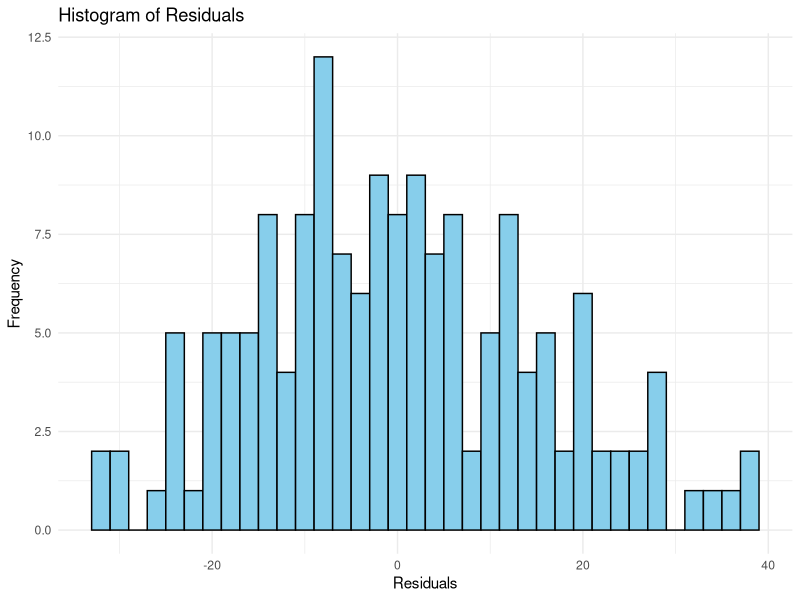
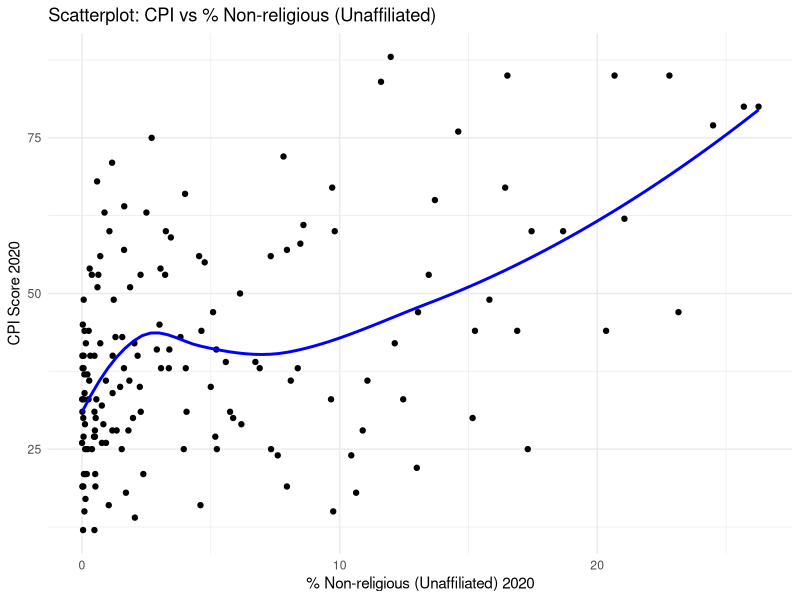
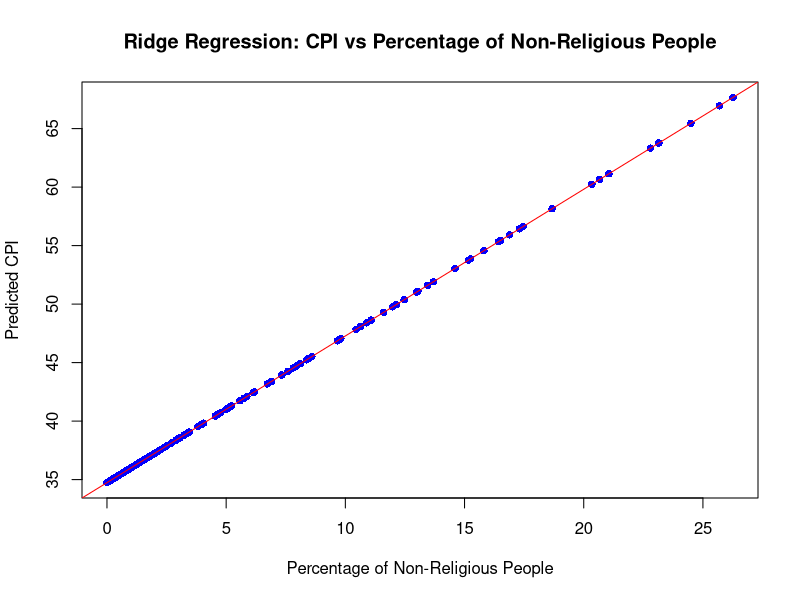

Write R code to recreate these figures, in order.
## ---- chunk 1
# Load tidyverse and readr packages

library(tidyverse)
library(readr)

# Import religion_by_country and corruption_by_country datasets

religion_by_country <- read_csv("religion-by-country-2024.csv")

corruption_by_country <- read_delim("CPI2020_for_merge.csv", delim = ";", escape_double = FALSE, trim_ws = TRUE)

## ---- chunk 2
# We have missing data for 2020 for United State, so we are gonna use the data from 2010 as an alternative

religion_by_country[religion_by_country$country == "United States", c("ReligionByCountry_TotalReligious_2020",  "religionByCountry_christians_2020", 
"religionByCountry_muslims_2020", "religionByCountry_hindus_2020", 
"religionByCountry_buddhists_2020", "religionByCountry_folkReligions_2020", 
"religionByCountry_jews_2020", "religionByCountry_other_2020", 
"religionByCountry_unaffiliated_2020")] <- religion_by_country[religion_by_country$country == "United States", c("total", "religionByCountry_christians", 
"religionByCountry_muslims", "religionByCountry_hindus", 
"religionByCountry_buddhists", "religionByCountry_folkReligions", 
"religionByCountry_jews", "religionByCountry_other", 
"religionByCountry_unaffiliated")]

#This piece of code copies the data for United States from 2010 into 2020 columns
## ---- chunk 3

dput(names(religion_by_country))


# Filter religion_by_country dataset only including the data from 2020

religion_by_country <- religion_by_country %>% select("country", "ReligionByCountry_TotalReligious_2020",  "religionByCountry_christians_2020", 
"religionByCountry_muslims_2020", "religionByCountry_hindus_2020", 
"religionByCountry_buddhists_2020", "religionByCountry_folkReligions_2020", 
"religionByCountry_jews_2020", "religionByCountry_other_2020", 
"religionByCountry_unaffiliated_2020")



## ---- chunk 4
# Create new columns

#Total population
percentage_religion_by_country <- religion_by_country %>% mutate(
  total_population = ReligionByCountry_TotalReligious_2020 + religionByCountry_unaffiliated_2020
)

#Proportion of individuals from each religion
percentage_religion_by_country <- percentage_religion_by_country %>% mutate(
  percentage_ReligionByCountry_TotalReligious_2020 = ((ReligionByCountry_TotalReligious_2020
)/total_population)*100,
  percentage_religionByCountry_christians_2020 = ((religionByCountry_christians_2020
)/total_population)*100,
percentage_religionByCountry_muslims_2020 =((religionByCountry_muslims_2020
)/total_population)*100,
percentage_religionByCountry_hindus_2020 = ((religionByCountry_hindus_2020
)/total_population)*100,
percetage_religionByCountry_buddhists_2020 = ((religionByCountry_buddhists_2020
)/total_population)*100,
percentage_religionByCountry_folkReligions_2020 = ((religionByCountry_folkReligions_2020
)/total_population)*100,
percentage_religionByCountry_jews_2020 = ((religionByCountry_jews_2020
)/total_population)*100,
percentage_religionByCountry_other_2020 = ((religionByCountry_other_2020
)/total_population)*100,
percentage_religionByCountry_unaffiliated_2020 = ((religionByCountry_unaffiliated_2020
)/total_population)*100
)

# Remove the other columns that do not include the proportions of individuals
percentage_religion_by_country <- percentage_religion_by_country %>% select(-starts_with("religion", ignore.case = TRUE))

## ---- chunk 5
# Rename "Country" to "country" from corruption_by_country dataset

corruption_by_country <- corruption_by_country %>% rename(country = Country)

# Use full_join() from tidyverse to merge the datasets by country. By doing that, if a country is included in the dataset 1 but not in dataset 2, the columms of dataset 2 will contain "NA" values for that rows and viceversa

merged_dataset <- full_join(percentage_religion_by_country, corruption_by_country, by = "country")

## ---- chunk 6
# Remove from merged_dataset those countries with NA values for total_population

merged_dataset <- merged_dataset %>% filter(!is.na(total_population))

# Remove from merged_dataset those countries with NA values for CPI score 2020

merged_dataset <- merged_dataset %>% filter(!is.na(`CPI score 2020`))
## ---- chunk 7

# Example using IQR to remove outliers
Q1 <- quantile(merged_dataset$percentage_religionByCountry_unaffiliated_2020, 0.25, na.rm = TRUE)
Q3 <- quantile(merged_dataset$percentage_religionByCountry_unaffiliated_2020, 0.75, na.rm = TRUE)
IQR_value <- Q3 - Q1

# Filtering dataset to remove outliers
merged_dataset_filtered <- merged_dataset %>%
  filter(
    percentage_religionByCountry_unaffiliated_2020 > (Q1 - 1.5 * IQR_value) &
    percentage_religionByCountry_unaffiliated_2020 < (Q3 + 1.5 * IQR_value)
  )

## ---- chunk 8

#CPI Score 2020 is a chr datatype for some reason, so I try to convert to numeric
merged_dataset_filtered$`CPI score 2020` <- as.numeric(merged_dataset_filtered$`CPI score 2020`)

#Applying Spearman's correlation
cor(merged_dataset_filtered$percentage_religionByCountry_unaffiliated_2020, merged_dataset_filtered$`CPI score 2020`, method = "spearman")

## ---- chunk 9

# Assuming merged_dataset_filtered contains the necessary variables

# Multiple Regression Model
model <- lm(`CPI score 2020` ~ 
                                percentage_religionByCountry_unaffiliated_2020, 
                                data = merged_dataset_filtered)

# Summarize the model to check coefficients and significance
summary(model)

## ---- chunk 10

library(ggplot2)

# 1. Histogram of Residuals
# Assuming you have the residuals from the simple regression model
simple_model <- lm(`CPI score 2020` ~ percentage_religionByCountry_unaffiliated_2020, data = merged_dataset_filtered)
merged_dataset_filtered$residuals <- residuals(simple_model)

ggplot(merged_dataset_filtered, aes(x = residuals)) +
  geom_histogram(binwidth = 2, fill = "skyblue", color = "black") +
  labs(title = "Histogram of Residuals",
       x = "Residuals",
       y = "Frequency") +
  theme_minimal()

# 2. Scatterplot with Smoothing Line
ggplot(merged_dataset_filtered, aes(x = percentage_religionByCountry_unaffiliated_2020, y = `CPI score 2020`)) +
  geom_point() +
  geom_smooth(method = "loess", color = "blue", se = FALSE) +  # Loess smoothing line for monotonic trend
  labs(title = "Scatterplot: CPI vs % Non-religious (Unaffiliated)",
       x = "% Non-religious (Unaffiliated) 2020",
       y = "CPI Score 2020") +
  theme_minimal()

## ---- chunk 11

#Ridge regression

x <- as.matrix(merged_dataset_filtered[, "percentage_religionByCountry_unaffiliated_2020"])
#add a dummy variable since Ridge Regression expects two columns
x <- cbind(1, x)  # Adding an intercept term
y <- merged_dataset_filtered$`CPI score 2020`

library(glmnet)
#Performing cross-validation
model <- cv.glmnet(x, y, alpha = 0)

optimal_lambda <- model$lambda.min
coef(model, s = "lambda.min")

## ---- chunk 12


# Predicted values from the model
predictions <- predict(model, newx = x, s = "lambda.min")

# Plot the relationship
plot(merged_dataset_filtered$percentage_religionByCountry_unaffiliated_2020, predictions, 
     main = "Ridge Regression: CPI vs Percentage of Non-Religious People",
     xlab = "Percentage of Non-Religious People",
     ylab = "Predicted CPI",
     col = "blue", pch = 16)

# Add regression line
abline(lm(predictions ~ merged_dataset_filtered$percentage_religionByCountry_unaffiliated_2020), col = "red")

